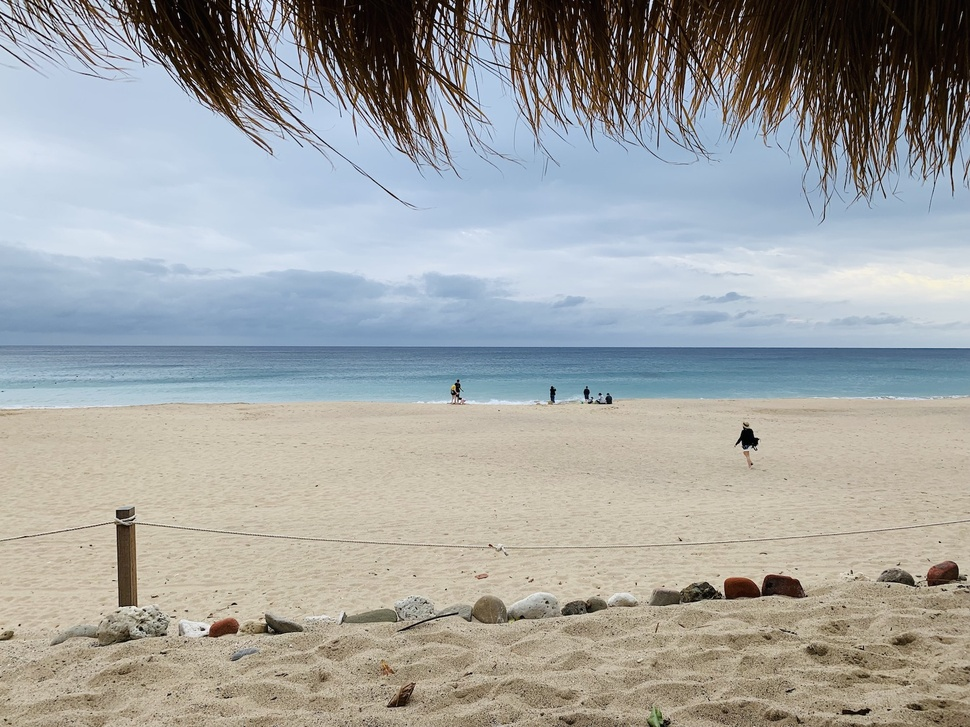
#> input picture overlay/original.jpg, 970 x 727 px, shrunk from 1600 x 1200 before the run, given in place of the camera
$ python mog2.py
#> lines starting #> are read from the running program, lines starting #| are printed output that depends on the picture; after the words box and inside, x2 and y2 are one past the last pixel; in counts of white or black regions, pixels touching at a corner belong together
import cv2

bs = cv2.createBackgroundSubtractorMOG2()
cap = cv2.VideoCapture(0)

while True:
    ret, frame = cap.read()
#> frame is the input picture: shape (727, 970, 3); mean B, G, R 162.3, 163.6, 161.5
    frame = cv2.flip(frame, 1)
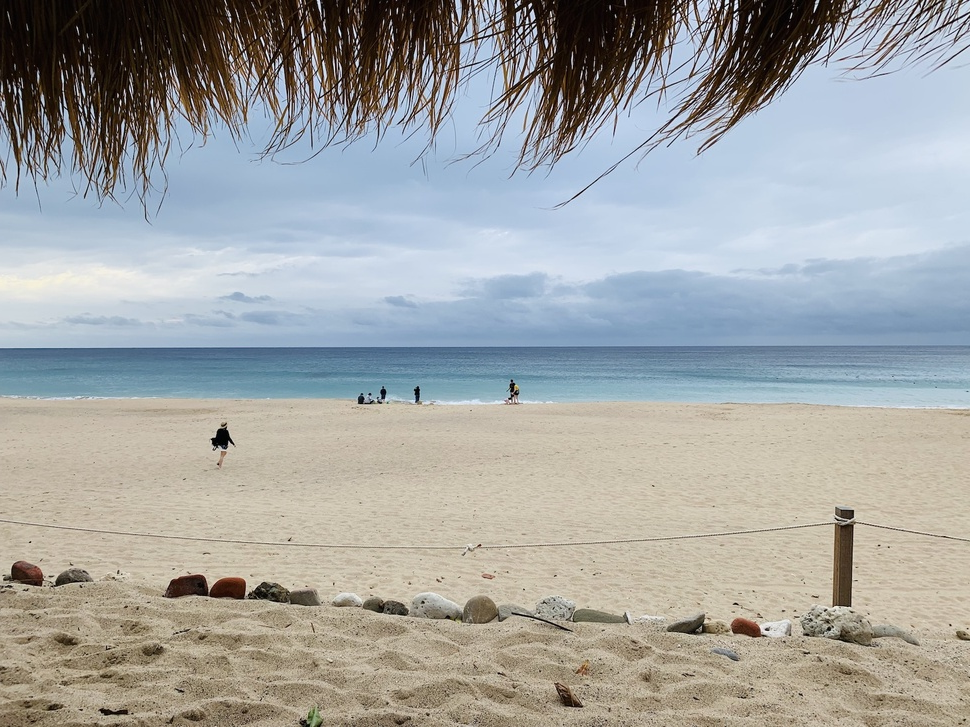
#> frame: shape (727, 970, 3); mean B, G, R 162.3, 163.6, 161.5

    gray = bs.apply(frame)
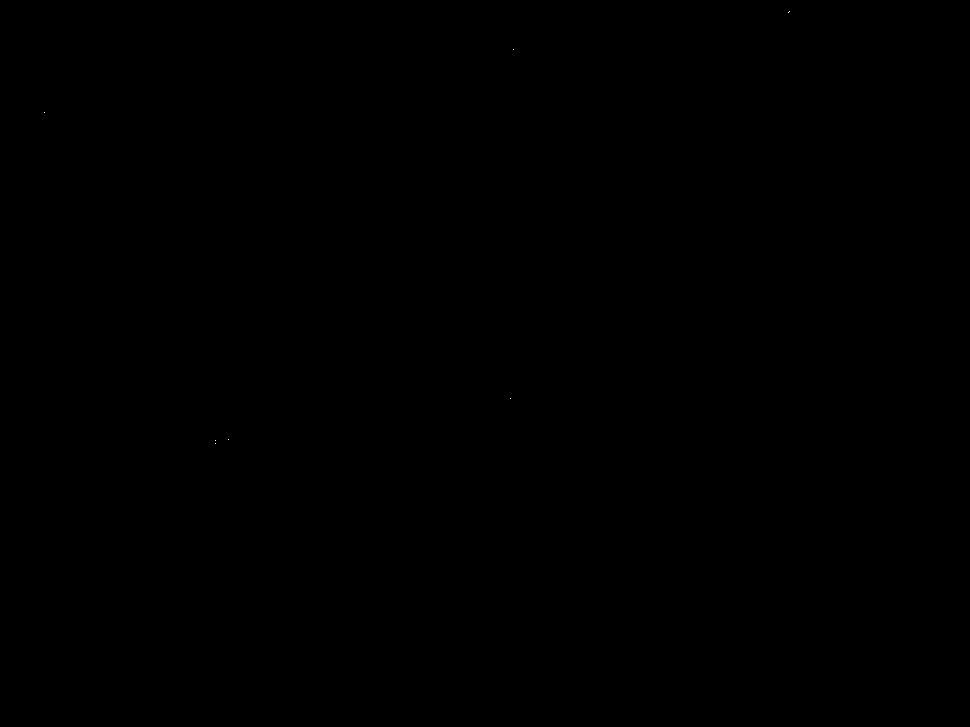
#> gray: shape (727, 970); values 127 (black) and 255 (white), 0% white in thin lines or dots, all inside (x1, y1, x2, y2) = (44, 11, 790, 444)
    mask = cv2.threshold(gray, 30, 255, cv2.THRESH_BINARY)[1]
#> mask: shape (727, 970); every value is 255
    mask = cv2.erode(mask, None, iterations=10)
    mask = cv2.dilate(mask, None, iterations=20)

    cnts, hierarchy = cv2.findContours(
        mask,
        cv2.RETR_EXTERNAL,
        cv2.CHAIN_APPROX_SIMPLE)
#> cnts = [[[0, 0], [0, 726], [969, 726], [969, 0]]]

    for c in cnts:
        if cv2.contourArea(c) < 200:
            continue
        # 畫出輪廓
        cv2.drawContours(frame, cnts, -1, (0,255,255), 10)
        # 畫出矩型
        (x, y, w, h) = cv2.boundingRect(c)
        cv2.rectangle(frame, (x,y), (x+w,y+h), (0,255,0), 10)
#> this loop made 1 pass
#> (c, x, y, w, h) on pass 1: ([[0, 0], [0, 726], [969, 726], [969, 0]], 0, 0, 970, 727)
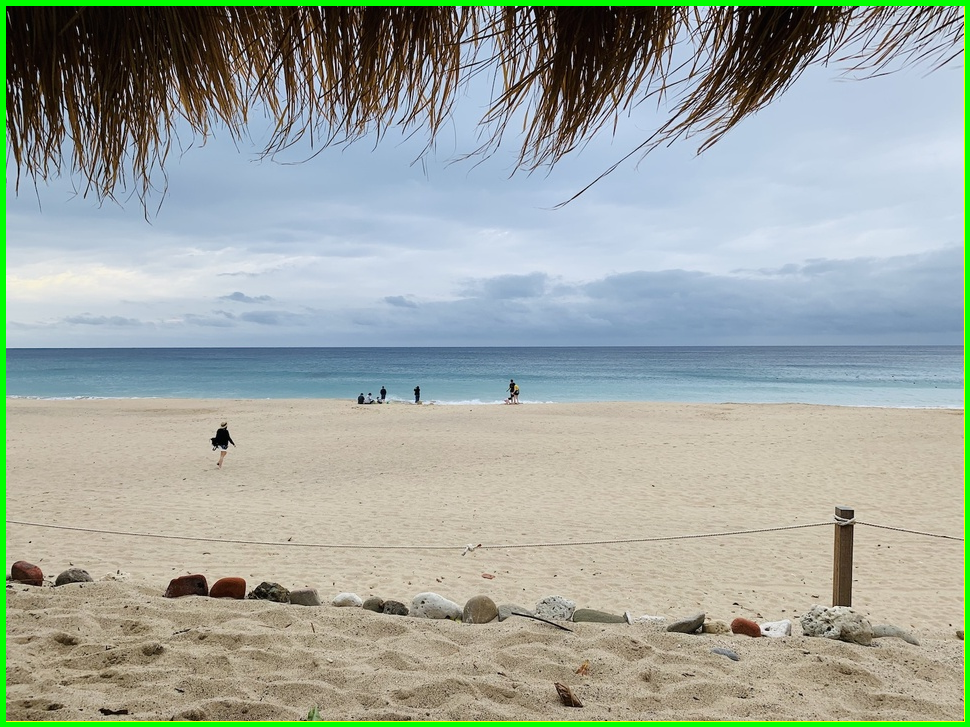
#> frame: shape (727, 970, 3); 2.87% of pixels changed, all inside (x1, y1, x2, y2) = (0, 0, 970, 727)

    mask = cv2.cvtColor(mask, cv2.COLOR_GRAY2BGR)
#> mask: shape (727, 970, 3); every value is 255
    frame = cv2.hconcat([frame, mask])
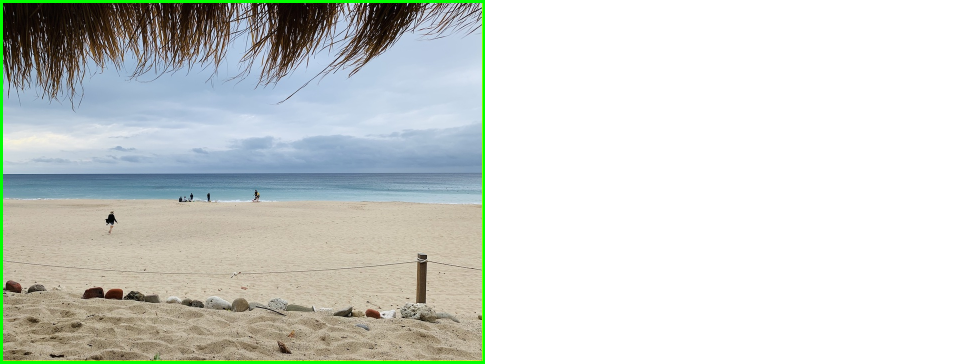
#> frame: shape (727, 1940, 3) (shown at 1/2 size); mean B, G, R 207, 211.2, 206.7
    cv2.imshow('frame', frame)
    if cv2.waitKey(1) == 27:
#> (key Esc is pressed here)
        cv2.destroyAllWindows()
        break
